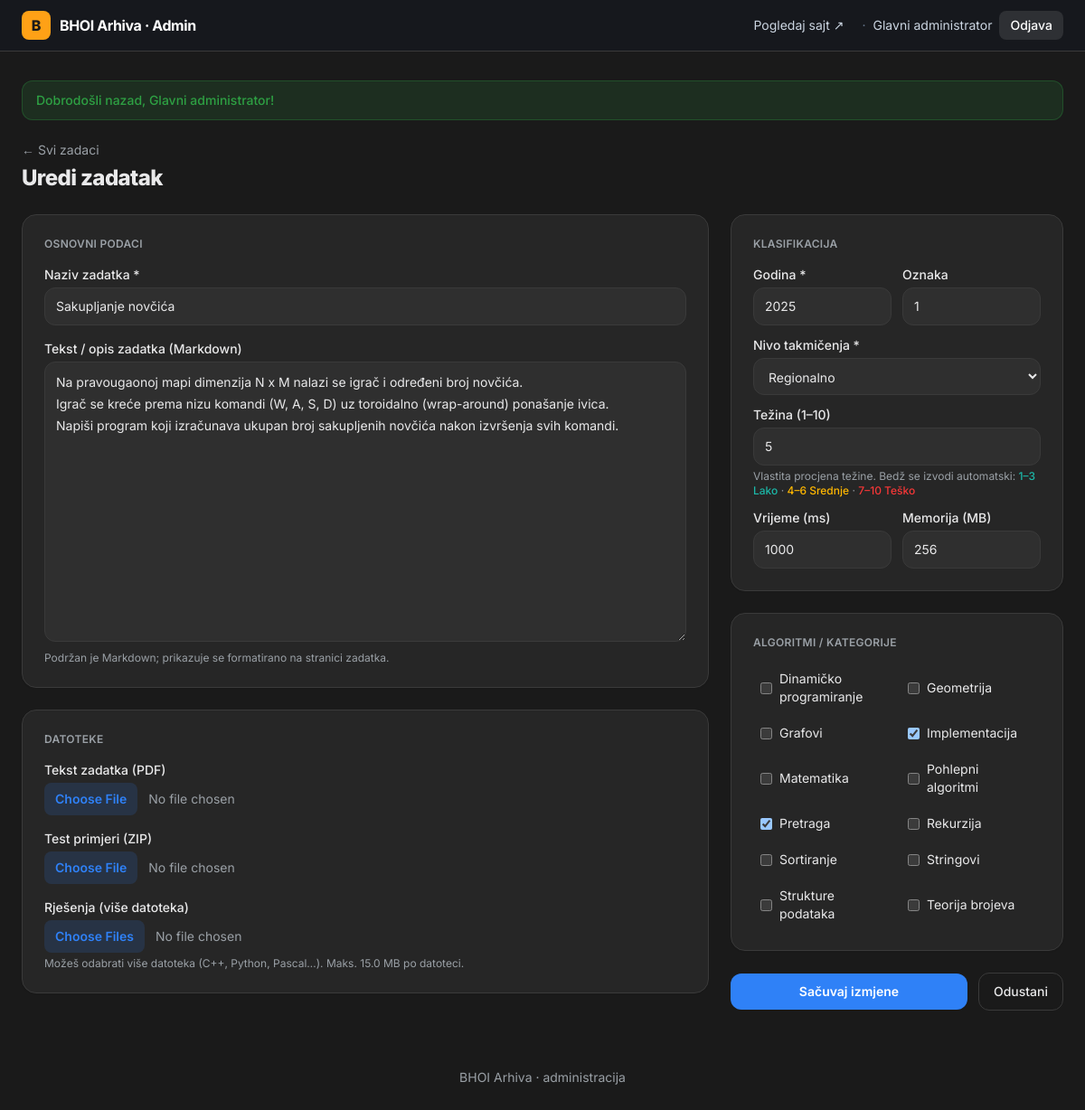
The page /admin_dashboard.php?action=edit&id=1 (signed in) on the database its author committed.
### tables this page shows
CREATE TABLE `tasks` (
    `id`             INT UNSIGNED NOT NULL AUTO_INCREMENT,
    `title`          VARCHAR(200) NOT NULL,
    `slug`           VARCHAR(220) NOT NULL,
    `statement`      MEDIUMTEXT NULL,                  
    `year`           SMALLINT UNSIGNED NOT NULL,
    `level_id`       INT UNSIGNED NOT NULL,
    `difficulty`     ENUM('Lako','Srednje','Teško') NOT NULL DEFAULT 'Srednje',
                                                       
    `difficulty_rating` TINYINT UNSIGNED NOT NULL DEFAULT 5,  
    `problem_index`  VARCHAR(10) NULL,                 
    `time_limit_ms`  INT UNSIGNED NULL,
    `memory_limit_mb`INT UNSIGNED NULL,
    `pdf_path`       VARCHAR(255) NULL,                
    `tests_path`     VARCHAR(255) NULL,                
    `created_at`     TIMESTAMP NOT NULL DEFAULT CURRENT_TIMESTAMP,
    `updated_at`     TIMESTAMP NOT NULL DEFAULT CURRENT_TIMESTAMP ON UPDATE CURRENT_TIMESTAMP,
    PRIMARY KEY (`id`),
    UNIQUE KEY `uq_tasks_slug` (`slug`),
    KEY `idx_tasks_year` (`year`),
    KEY `idx_tasks_level` (`level_id`),
    KEY `idx_tasks_difficulty` (`difficulty`),
    KEY `idx_tasks_difficulty_rating` (`difficulty_rating`),
    CONSTRAINT `fk_tasks_level`
        FOREIGN KEY (`level_id`) REFERENCES `levels` (`id`)
        ON UPDATE CASCADE ON DELETE RESTRICT
);

CREATE TABLE `levels` (
    `id`         INT UNSIGNED NOT NULL AUTO_INCREMENT,
    `name`       VARCHAR(100) NOT NULL,
    `slug`       VARCHAR(100) NOT NULL,
    `sort_order` TINYINT UNSIGNED NOT NULL DEFAULT 0,  
    PRIMARY KEY (`id`),
    UNIQUE KEY `uq_levels_slug` (`slug`),
    UNIQUE KEY `uq_levels_name` (`name`)
);

CREATE TABLE `tags` (
    `id`   INT UNSIGNED NOT NULL AUTO_INCREMENT,
    `name` VARCHAR(80) NOT NULL,
    `slug` VARCHAR(80) NOT NULL,
    PRIMARY KEY (`id`),
    UNIQUE KEY `uq_tags_slug` (`slug`),
    UNIQUE KEY `uq_tags_name` (`name`)
);

### includes/bootstrap.php (called while the page is built, shortened)
<?php
function e(?string $value): string
{
    return htmlspecialchars($value ?? '', ENT_QUOTES | ENT_SUBSTITUTE, 'UTF-8');
}
function url(string $path = ''): string
{
    return BASE_URL . '/' . ltrim($path, '/');
}
function human_size(?int $bytes): string
{
    $units = ['B', 'KB', 'MB', 'GB'];
    $i = 0;
    $size = (float) $bytes;
    while ($size >= 1024 && $i < count($units) - 1) {
        $size /= 1024;
        $i++;
    }
    return ($i === 0 ? (int) $size : number_format($size, 1)) . ' ' . $units[$i];
}

### admin_dashboard.php (the view, shortened to what this page needs)
<?php
require_once __DIR__ . '/includes/bootstrap.php';
$pdo    = db();
$action = $_GET['action'] ?? 'list';
$levels = $pdo->query('SELECT id, name, slug FROM levels ORDER BY sort_order DESC')->fetchAll();
$tags   = $pdo->query('SELECT id, name FROM tags ORDER BY name')->fetchAll();
require __DIR__ . '/includes/admin_header.php';
$inputCls = 'w-full rounded-xl border border-line bg-card px-3 py-2.5 text-sm text-fg outline-none transition focus:border-accent focus:ring-2 focus:ring-accent/30';
if ($action === 'new' || $action === 'edit'):
    $task = [
        'id' => null, 'title' => '', 'statement' => '', 'year' => (int) date('Y'),
        'level_id' => $levels[0]['id'] ?? null, 'difficulty' => 'Srednje', 'difficulty_rating' => 5,
        'problem_index' => '', 'time_limit_ms' => '', 'memory_limit_mb' => '',
        'pdf_path' => null, 'tests_path' => null,
    ];
    $selectedTags = [];
    if ($action === 'edit') {
        $id = filter_input(INPUT_GET, 'id', FILTER_VALIDATE_INT);
        $stmt = $pdo->prepare('SELECT * FROM tasks WHERE id = ? LIMIT 1');
        $stmt->execute([$id]);
        $loaded = $stmt->fetch();
        $task = $loaded;
        $ts = $pdo->prepare('SELECT tag_id FROM task_tags WHERE task_id = ?');
        $ts->execute([$id]);
        $selectedTags = array_map('intval', $ts->fetchAll(PDO::FETCH_COLUMN));
    }
    $isEdit = $action === 'edit';
?>
    <div class="mb-6 flex items-center justify-between">
        <div>
            <a href="<?= e(url('admin_dashboard.php')) ?>" class="text-sm text-muted transition hover:text-accent">← Svi zadaci</a>
            <h1 class="mt-1 text-2xl font-extrabold tracking-tight text-fg">
                <?= $isEdit ? 'Uredi zadatak' : 'Novi zadatak' ?>
            </h1>
        </div>
    </div>
    <form method="post" action="<?= e(url('admin_task_save.php')) ?>" enctype="multipart/form-data"
          class="grid grid-cols-1 gap-6 lg:grid-cols-3">
        <div class="space-y-6 lg:col-span-2">
            <div class="rounded-2xl border border-line bg-card p-6 shadow-sm">
                <h2 class="mb-4 text-xs font-semibold uppercase tracking-wide text-muted">Osnovni podaci</h2>
                <label class="mb-1 block text-sm font-medium text-fg" for="title">Naziv zadatka *</label>
                <input id="title" name="title" type="text" required value="<?= e($task['title']) ?>"
                       class="mb-4 <?= $inputCls ?>">
                <label class="mb-1 block text-sm font-medium text-fg" for="statement">Tekst / opis zadatka (Markdown)</label>
                <textarea id="statement" name="statement" rows="12"
                          class="mb-1 <?= $inputCls ?> leading-6"><?= e($task['statement']) ?></textarea>
                <p class="text-xs text-muted">Podržan je Markdown; prikazuje se formatirano na stranici zadatka.</p>
            </div>
            <div class="rounded-2xl border border-line bg-card p-6 shadow-sm">
                <h2 class="mb-4 text-xs font-semibold uppercase tracking-wide text-muted">Datoteke</h2>
                <?php
                $fileCls = 'block w-full text-sm text-muted file:mr-3 file:rounded-lg file:border-0 file:bg-accent/15 file:px-3 file:py-2 file:text-sm file:font-semibold file:text-accent hover:file:bg-accent/25';
                ?>
                <label class="mb-1 block text-sm font-medium text-fg" for="pdf">Tekst zadatka (PDF)</label>
                <input id="pdf" name="pdf" type="file" accept="application/pdf" class="mb-4 <?= $fileCls ?>">
                <label class="mb-1 block text-sm font-medium text-fg" for="tests">Test primjeri (ZIP)</label>
                <input id="tests" name="tests" type="file" accept=".zip,application/zip" class="mb-4 <?= $fileCls ?>">
                <label class="mb-1 block text-sm font-medium text-fg" for="solutions">Rješenja (više datoteka)</label>
                <input id="solutions" name="solutions[]" type="file" multiple
                       accept=".cpp,.cc,.cxx,.c,.h,.hpp,.py,.java,.pas,.txt,.kt,.js,.rs,.go" class="<?= $fileCls ?>">
                <p class="mt-1 text-xs text-muted">Možeš odabrati više datoteka (C++, Python, Pascal…). Maks. <?= e(human_size(MAX_UPLOAD_BYTES)) ?> po datoteci.</p>
            </div>
        </div>
        <div class="space-y-6">
            <div class="rounded-2xl border border-line bg-card p-6 shadow-sm">
                <h2 class="mb-4 text-xs font-semibold uppercase tracking-wide text-muted">Klasifikacija</h2>
                <div class="grid grid-cols-2 gap-3">
                    <div>
                        <label class="mb-1 block text-sm font-medium text-fg" for="year">Godina *</label>
                        <input id="year" name="year" type="number" min="1990" max="2100" required value="<?= e((string) $task['year']) ?>" class="<?= $inputCls ?>">
                    </div>
                    <div>
                        <label class="mb-1 block text-sm font-medium text-fg" for="problem_index">Oznaka</label>
                        <input id="problem_index" name="problem_index" type="text" maxlength="10" placeholder="npr. 1 ili A" value="<?= e((string) $task['problem_index']) ?>" class="<?= $inputCls ?>">
                    </div>
                </div>
                <label class="mb-1 mt-3 block text-sm font-medium text-fg" for="level_id">Nivo takmičenja *</label>
                <select id="level_id" name="level_id" required class="mb-3 <?= $inputCls ?>">
                    <?php foreach ($levels as $lvl): ?>
                        <option value="<?= (int) $lvl['id'] ?>" <?= (int) $task['level_id'] === (int) $lvl['id'] ? 'selected' : '' ?>>
                            <?= e($lvl['name']) ?>
                        </option>
                    <?php endforeach; ?>
                </select>
                <label class="mb-1 block text-sm font-medium text-fg" for="difficulty_rating">Težina (1–10)</label>
                <?php $curRating = (int) ($task['difficulty_rating'] ?? 5); ?>
                <input id="difficulty_rating" name="difficulty_rating" type="number" min="1" max="10" step="1" required
                       value="<?= e((string) ($curRating ?: 5)) ?>" class="mb-1 <?= $inputCls ?>">
                <p class="mb-3 text-xs text-muted">
                    Vlastita procjena težine. Bedž se izvodi automatski:
                    <span class="font-medium text-easy">1–3 Lako</span> ·
                    <span class="font-medium text-medium">4–6 Srednje</span> ·
                    <span class="font-medium text-hard">7–10 Teško</span>
                </p>
                <div class="grid grid-cols-2 gap-3">
                    <div>
                        <label class="mb-1 block text-sm font-medium text-fg" for="time_limit_ms">Vrijeme (ms)</label>
                        <input id="time_limit_ms" name="time_limit_ms" type="number" min="0" placeholder="npr. 1000" value="<?= e((string) $task['time_limit_ms']) ?>" class="<?= $inputCls ?>">
                    </div>
                    <div>
                        <label class="mb-1 block text-sm font-medium text-fg" for="memory_limit_mb">Memorija (MB)</label>
                        <input id="memory_limit_mb" name="memory_limit_mb" type="number" min="0" placeholder="npr. 256" value="<?= e((string) $task['memory_limit_mb']) ?>" class="<?= $inputCls ?>">
                    </div>
                </div>
            </div>
            <div class="rounded-2xl border border-line bg-card p-6 shadow-sm">
                <h2 class="mb-4 text-xs font-semibold uppercase tracking-wide text-muted">Algoritmi / kategorije</h2>
                <div class="grid grid-cols-1 gap-2 sm:grid-cols-2">
                    <?php foreach ($tags as $tag): ?>
                        <label class="flex items-center gap-2 rounded-lg px-2 py-1.5 text-sm transition hover:bg-elevated">
                            <input type="checkbox" name="tags[]" value="<?= (int) $tag['id'] ?>"
                                   <?= in_array((int) $tag['id'], $selectedTags, true) ? 'checked' : '' ?>
                                   class="rounded border-line text-accent focus:ring-accent">
                            <span class="text-fg"><?= e($tag['name']) ?></span>
                        </label>
                    <?php endforeach; ?>
                </div>
            </div>
            <div class="flex items-center gap-3">
                <button type="submit"
                        class="flex-1 rounded-xl bg-accent px-4 py-2.5 text-sm font-semibold text-white shadow-sm transition hover:brightness-110">
                    <?= $isEdit ? 'Sačuvaj izmjene' : 'Dodaj zadatak' ?>
                </button>
                <a href="<?= e(url('admin_dashboard.php')) ?>"
                   class="rounded-xl border border-line px-4 py-2.5 text-sm font-medium text-fg transition hover:bg-elevated">
                    Odustani
                </a>
            </div>
        </div>
    </form>
<?php
endif; ?>
<?php require __DIR__ . '/includes/admin_footer.php'; ?>

### includes/theme_head.php (style rules this page uses)
:root { color-scheme: light; --bg: #f5f6f8; --card: #ffffff; --elevated: #eceef1; --fg: #15181c; --muted: #5b636e; --line: #e3e6ea; }
.dark { color-scheme: dark; --bg: #1a1a1a; --card: #262626; --elevated: #2f2f2f; --fg: #e9e9ea; --muted: #9aa0a6; --line: #3a3a3a; }
body { -webkit-font-smoothing: antialiased; }
.dark input:not([type="checkbox"]):not([type="radio"]):not([type="file"]), .dark select, .dark textarea { background-color: var(--elevated); color: var(--fg); border-color: var(--line); }
.dark option { background-color: var(--card); color: var(--fg); }

### rows shown on the page
tasks: title "Sakupljanje novčića", statement "Na pravougaonoj mapi dimenzija N x M nalazi se igrač i određeni broj novčića. Igrač se kreće prema nizu komandi (W, A, S, D) uz toroidalno (wrap-around) ponašanje ivica. Napiši program koji izračunava ukupan broj sakupljenih novčića nakon izvršenja svih komandi.", year "2025", problem_index "1", level_id "Regionalno", difficulty_rating "5", time_limit_ms "1000", memory_limit_mb "256"
tags: name "Dinamičko programiranje"
tags: name "Geometrija"
tags: name "Grafovi"
tags: id "☑", name "Implementacija"
tags: name "Matematika"
tags: name "Pohlepni algoritmi"
tags: id "☑", name "Pretraga"
tags: name "Rekurzija"
tags: name "Sortiranje"
tags: name "Stringovi"
tags: name "Strukture podataka"
tags: name "Teorija brojeva"

### other values the page prints
APP_NAME "BHOI Arhiva"
$admin['display_name'] "Glavni administrator"
$f['message'] "Dobrodošli nazad, Glavni administrator!"
human_size(MAX_UPLOAD_BYTES) "15.0 MB"
